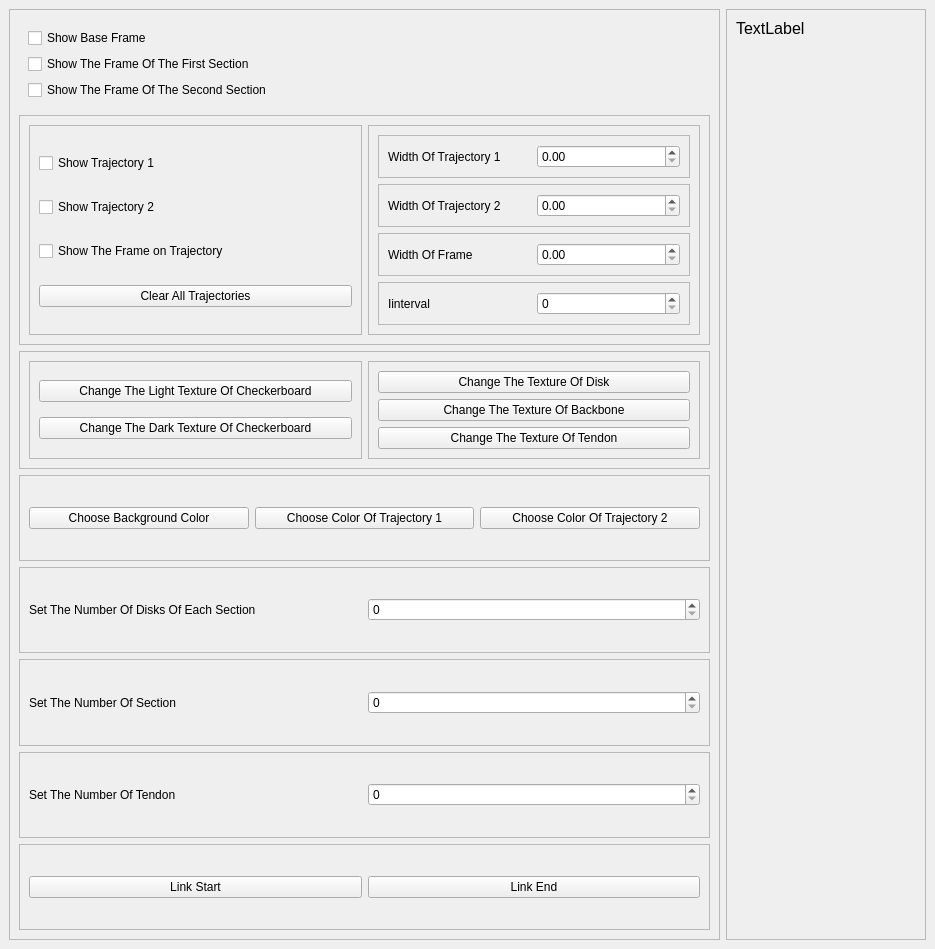
<?xml version="1.0" encoding="UTF-8"?>
<ui version="4.0">
 <class>MainWindow</class>
 <widget class="QMainWindow" name="MainWindow">
  <property name="geometry">
   <rect>
    <x>0</x>
    <y>0</y>
    <width>935</width>
    <height>949</height>
   </rect>
  </property>
  <property name="sizePolicy">
   <sizepolicy hsizetype="Fixed" vsizetype="Fixed">
    <horstretch>0</horstretch>
    <verstretch>0</verstretch>
   </sizepolicy>
  </property>
  <property name="windowTitle">
   <string>VisCR</string>
  </property>
  <widget class="QWidget" name="centralwidget">
   <layout class="QHBoxLayout" name="horizontalLayout_2">
    <item>
     <layout class="QGridLayout" name="gridLayout">
      <item row="0" column="1">
       <widget class="QFrame" name="frame">
        <property name="frameShape">
         <enum>QFrame::StyledPanel</enum>
        </property>
        <property name="frameShadow">
         <enum>QFrame::Raised</enum>
        </property>
        <layout class="QVBoxLayout" name="verticalLayout">
         <item>
          <widget class="QWidget" name="widget" native="true">
           <layout class="QVBoxLayout" name="verticalLayout_2">
            <item>
             <widget class="QCheckBox" name="checkBox_show_base">
              <property name="text">
               <string>Show Base Frame</string>
              </property>
             </widget>
            </item>
            <item>
             <widget class="QCheckBox" name="checkBox_show_f_1">
              <property name="text">
               <string>Show The Frame Of The First Section</string>
              </property>
             </widget>
            </item>
            <item>
             <widget class="QCheckBox" name="checkBox_show_f_2">
              <property name="text">
               <string>Show The Frame Of The Second Section</string>
              </property>
             </widget>
            </item>
           </layout>
          </widget>
         </item>
         <item>
          <widget class="QFrame" name="frame_8">
           <property name="frameShape">
            <enum>QFrame::StyledPanel</enum>
           </property>
           <property name="frameShadow">
            <enum>QFrame::Raised</enum>
           </property>
           <layout class="QHBoxLayout" name="horizontalLayout_6">
            <item>
             <widget class="QFrame" name="frame_10">
              <property name="frameShape">
               <enum>QFrame::StyledPanel</enum>
              </property>
              <property name="frameShadow">
               <enum>QFrame::Raised</enum>
              </property>
              <layout class="QGridLayout" name="gridLayout_2">
               <item row="1" column="0">
                <widget class="QCheckBox" name="checkBox_p2">
                 <property name="text">
                  <string>Show Trajectory 2</string>
                 </property>
                </widget>
               </item>
               <item row="0" column="0">
                <widget class="QCheckBox" name="checkBox_p1">
                 <property name="text">
                  <string>Show Trajectory 1</string>
                 </property>
                </widget>
               </item>
               <item row="2" column="0">
                <widget class="QCheckBox" name="checkBox_show_p_f_1">
                 <property name="text">
                  <string>Show The Frame on Trajectory</string>
                 </property>
                </widget>
               </item>
               <item row="3" column="0">
                <widget class="QPushButton" name="pushButton_11">
                 <property name="text">
                  <string>Clear All Trajectories</string>
                 </property>
                </widget>
               </item>
              </layout>
             </widget>
            </item>
            <item>
             <widget class="QFrame" name="frame_6">
              <property name="frameShape">
               <enum>QFrame::StyledPanel</enum>
              </property>
              <property name="frameShadow">
               <enum>QFrame::Raised</enum>
              </property>
              <layout class="QVBoxLayout" name="verticalLayout_3">
               <item>
                <widget class="QFrame" name="frame_14">
                 <property name="frameShape">
                  <enum>QFrame::StyledPanel</enum>
                 </property>
                 <property name="frameShadow">
                  <enum>QFrame::Raised</enum>
                 </property>
                 <layout class="QHBoxLayout" name="horizontalLayout_9">
                  <item>
                   <widget class="QLabel" name="label_5">
                    <property name="text">
                     <string>Width Of Trajectory 1</string>
                    </property>
                   </widget>
                  </item>
                  <item>
                   <widget class="QDoubleSpinBox" name="doubleSpinBox"/>
                  </item>
                 </layout>
                </widget>
               </item>
               <item>
                <widget class="QFrame" name="frame_13">
                 <property name="frameShape">
                  <enum>QFrame::StyledPanel</enum>
                 </property>
                 <property name="frameShadow">
                  <enum>QFrame::Raised</enum>
                 </property>
                 <layout class="QHBoxLayout" name="horizontalLayout_10">
                  <item>
                   <widget class="QLabel" name="label_7">
                    <property name="text">
                     <string>Width Of Trajectory 2</string>
                    </property>
                   </widget>
                  </item>
                  <item>
                   <widget class="QDoubleSpinBox" name="doubleSpinBox_2"/>
                  </item>
                 </layout>
                </widget>
               </item>
               <item>
                <widget class="QFrame" name="frame_15">
                 <property name="frameShape">
                  <enum>QFrame::StyledPanel</enum>
                 </property>
                 <property name="frameShadow">
                  <enum>QFrame::Raised</enum>
                 </property>
                 <layout class="QHBoxLayout" name="horizontalLayout_11">
                  <item>
                   <widget class="QLabel" name="label_8">
                    <property name="text">
                     <string>Width Of Frame</string>
                    </property>
                   </widget>
                  </item>
                  <item>
                   <widget class="QDoubleSpinBox" name="doubleSpinBox_3"/>
                  </item>
                 </layout>
                </widget>
               </item>
               <item>
                <widget class="QFrame" name="frame_9">
                 <property name="frameShape">
                  <enum>QFrame::StyledPanel</enum>
                 </property>
                 <property name="frameShadow">
                  <enum>QFrame::Raised</enum>
                 </property>
                 <layout class="QHBoxLayout" name="horizontalLayout_5">
                  <item>
                   <widget class="QLabel" name="label_6">
                    <property name="text">
                     <string>Iinterval</string>
                    </property>
                   </widget>
                  </item>
                  <item>
                   <widget class="QSpinBox" name="spinBox_step"/>
                  </item>
                 </layout>
                </widget>
               </item>
              </layout>
             </widget>
            </item>
           </layout>
          </widget>
         </item>
         <item>
          <widget class="QFrame" name="frame_7">
           <property name="frameShape">
            <enum>QFrame::StyledPanel</enum>
           </property>
           <property name="frameShadow">
            <enum>QFrame::Raised</enum>
           </property>
           <layout class="QHBoxLayout" name="horizontalLayout_7">
            <item>
             <widget class="QFrame" name="frame_11">
              <property name="frameShape">
               <enum>QFrame::StyledPanel</enum>
              </property>
              <property name="frameShadow">
               <enum>QFrame::Raised</enum>
              </property>
              <layout class="QVBoxLayout" name="verticalLayout_4">
               <item>
                <widget class="QPushButton" name="pushButton_2">
                 <property name="text">
                  <string>Change The Light Texture Of Checkerboard</string>
                 </property>
                </widget>
               </item>
               <item>
                <widget class="QPushButton" name="pushButton">
                 <property name="text">
                  <string>Change The Dark Texture Of Checkerboard</string>
                 </property>
                </widget>
               </item>
              </layout>
             </widget>
            </item>
            <item>
             <widget class="QFrame" name="frame_12">
              <property name="frameShape">
               <enum>QFrame::StyledPanel</enum>
              </property>
              <property name="frameShadow">
               <enum>QFrame::Raised</enum>
              </property>
              <layout class="QVBoxLayout" name="verticalLayout_5">
               <item>
                <widget class="QPushButton" name="pushButton_4">
                 <property name="text">
                  <string>Change The Texture Of Disk</string>
                 </property>
                </widget>
               </item>
               <item>
                <widget class="QPushButton" name="pushButton_3">
                 <property name="text">
                  <string>Change The Texture Of Backbone</string>
                 </property>
                </widget>
               </item>
               <item>
                <widget class="QPushButton" name="pushButton_5">
                 <property name="text">
                  <string>Change The Texture Of Tendon</string>
                 </property>
                </widget>
               </item>
              </layout>
             </widget>
            </item>
           </layout>
          </widget>
         </item>
         <item>
          <widget class="QFrame" name="frame_5">
           <property name="frameShape">
            <enum>QFrame::StyledPanel</enum>
           </property>
           <property name="frameShadow">
            <enum>QFrame::Raised</enum>
           </property>
           <layout class="QHBoxLayout" name="horizontalLayout_8">
            <item>
             <widget class="QPushButton" name="pushButton_6">
              <property name="text">
               <string>Choose Background Color</string>
              </property>
             </widget>
            </item>
            <item>
             <widget class="QPushButton" name="pushButton_7">
              <property name="text">
               <string>Choose Color Of Trajectory 1</string>
              </property>
             </widget>
            </item>
            <item>
             <widget class="QPushButton" name="pushButton_8">
              <property name="text">
               <string>Choose Color Of Trajectory 2</string>
              </property>
             </widget>
            </item>
           </layout>
          </widget>
         </item>
         <item>
          <widget class="QFrame" name="frame_3">
           <property name="frameShape">
            <enum>QFrame::StyledPanel</enum>
           </property>
           <property name="frameShadow">
            <enum>QFrame::Raised</enum>
           </property>
           <layout class="QHBoxLayout" name="horizontalLayout">
            <item>
             <widget class="QLabel" name="label_2">
              <property name="text">
               <string>Set The Number Of Disks Of Each Section </string>
              </property>
             </widget>
            </item>
            <item>
             <widget class="QSpinBox" name="spinBox"/>
            </item>
           </layout>
          </widget>
         </item>
         <item>
          <widget class="QFrame" name="frame_4">
           <property name="frameShape">
            <enum>QFrame::StyledPanel</enum>
           </property>
           <property name="frameShadow">
            <enum>QFrame::Raised</enum>
           </property>
           <layout class="QHBoxLayout" name="horizontalLayout_4">
            <item>
             <widget class="QLabel" name="label_4">
              <property name="text">
               <string>Set The Number Of Section</string>
              </property>
             </widget>
            </item>
            <item>
             <widget class="QSpinBox" name="spinBox_3"/>
            </item>
           </layout>
          </widget>
         </item>
         <item>
          <widget class="QFrame" name="frame_2">
           <property name="frameShape">
            <enum>QFrame::StyledPanel</enum>
           </property>
           <property name="frameShadow">
            <enum>QFrame::Raised</enum>
           </property>
           <layout class="QHBoxLayout" name="horizontalLayout_3">
            <item>
             <widget class="QLabel" name="label_3">
              <property name="text">
               <string>Set The Number Of Tendon</string>
              </property>
             </widget>
            </item>
            <item>
             <widget class="QSpinBox" name="spinBox_2"/>
            </item>
           </layout>
          </widget>
         </item>
         <item>
          <widget class="QFrame" name="frame_16">
           <property name="frameShape">
            <enum>QFrame::StyledPanel</enum>
           </property>
           <property name="frameShadow">
            <enum>QFrame::Raised</enum>
           </property>
           <layout class="QGridLayout" name="gridLayout_3">
            <item row="0" column="0">
             <widget class="QPushButton" name="pushButton_9">
              <property name="sizePolicy">
               <sizepolicy hsizetype="Expanding" vsizetype="Fixed">
                <horstretch>0</horstretch>
                <verstretch>0</verstretch>
               </sizepolicy>
              </property>
              <property name="text">
               <string>Link Start</string>
              </property>
             </widget>
            </item>
            <item row="0" column="1">
             <widget class="QPushButton" name="pushButton_10">
              <property name="sizePolicy">
               <sizepolicy hsizetype="Expanding" vsizetype="Fixed">
                <horstretch>0</horstretch>
                <verstretch>0</verstretch>
               </sizepolicy>
              </property>
              <property name="maximumSize">
               <size>
                <width>1777777</width>
                <height>16777215</height>
               </size>
              </property>
              <property name="text">
               <string>Link End</string>
              </property>
             </widget>
            </item>
           </layout>
          </widget>
         </item>
        </layout>
       </widget>
      </item>
      <item row="0" column="2">
       <widget class="QScrollArea" name="scrollArea">
        <property name="sizePolicy">
         <sizepolicy hsizetype="Fixed" vsizetype="Expanding">
          <horstretch>0</horstretch>
          <verstretch>0</verstretch>
         </sizepolicy>
        </property>
        <property name="minimumSize">
         <size>
          <width>200</width>
          <height>0</height>
         </size>
        </property>
        <property name="font">
         <font>
          <pointsize>12</pointsize>
         </font>
        </property>
        <property name="horizontalScrollBarPolicy">
         <enum>Qt::ScrollBarAlwaysOff</enum>
        </property>
        <property name="widgetResizable">
         <bool>true</bool>
        </property>
        <widget class="QWidget" name="scrollAreaWidgetContents">
         <property name="geometry">
          <rect>
           <x>0</x>
           <y>0</y>
           <width>198</width>
           <height>923</height>
          </rect>
         </property>
         <layout class="QVBoxLayout" name="verticalLayout_6">
          <item>
           <widget class="QLabel" name="label">
            <property name="text">
             <string>TextLabel</string>
            </property>
            <property name="alignment">
             <set>Qt::AlignLeading|Qt::AlignLeft|Qt::AlignTop</set>
            </property>
           </widget>
          </item>
         </layout>
        </widget>
       </widget>
      </item>
     </layout>
    </item>
   </layout>
  </widget>
 </widget>
 <resources/>
 <connections/>
</ui>
